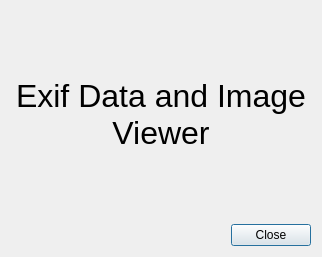
<?xml version="1.0" encoding="UTF-8"?>
<ui version="4.0">
 <class>Dialog</class>
 <widget class="QDialog" name="Dialog">
  <property name="geometry">
   <rect>
    <x>0</x>
    <y>0</y>
    <width>322</width>
    <height>257</height>
   </rect>
  </property>
  <property name="windowTitle">
   <string>Information</string>
  </property>
  <layout class="QVBoxLayout" name="verticalLayout">
   <item>
    <widget class="QLabel" name="label">
     <property name="sizePolicy">
      <sizepolicy hsizetype="Expanding" vsizetype="Expanding">
       <horstretch>0</horstretch>
       <verstretch>0</verstretch>
      </sizepolicy>
     </property>
     <property name="minimumSize">
      <size>
       <width>300</width>
       <height>200</height>
      </size>
     </property>
     <property name="font">
      <font>
       <pointsize>24</pointsize>
      </font>
     </property>
     <property name="text">
      <string>Exif Data and Image Viewer</string>
     </property>
     <property name="alignment">
      <set>Qt::AlignCenter</set>
     </property>
     <property name="wordWrap">
      <bool>true</bool>
     </property>
    </widget>
   </item>
   <item>
    <widget class="QDialogButtonBox" name="buttonBox">
     <property name="orientation">
      <enum>Qt::Horizontal</enum>
     </property>
     <property name="standardButtons">
      <set>QDialogButtonBox::Close</set>
     </property>
    </widget>
   </item>
  </layout>
 </widget>
 <resources/>
 <connections>
  <connection>
   <sender>buttonBox</sender>
   <signal>accepted()</signal>
   <receiver>Dialog</receiver>
   <slot>accept()</slot>
   <hints>
    <hint type="sourcelabel">
     <x>248</x>
     <y>254</y>
    </hint>
    <hint type="destinationlabel">
     <x>157</x>
     <y>274</y>
    </hint>
   </hints>
  </connection>
  <connection>
   <sender>buttonBox</sender>
   <signal>rejected()</signal>
   <receiver>Dialog</receiver>
   <slot>reject()</slot>
   <hints>
    <hint type="sourcelabel">
     <x>316</x>
     <y>260</y>
    </hint>
    <hint type="destinationlabel">
     <x>286</x>
     <y>274</y>
    </hint>
   </hints>
  </connection>
 </connections>
</ui>
